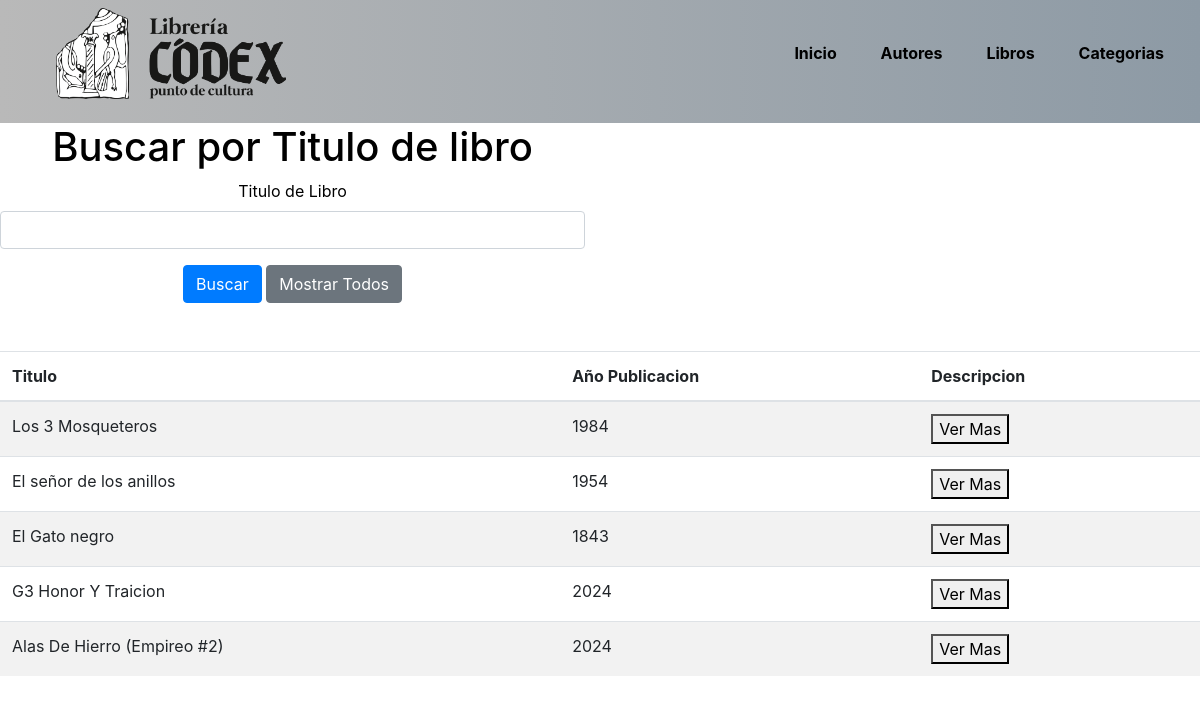
The app's page /libros/ with its own data.
### appWeb/models.py (models this page shows, shortened)
class Navbar(models.Model):
    id_navbar = models.AutoField(db_column= "idNavbar", primary_key= True )
    enlac = models.CharField(max_length=50)
    url = models.CharField(max_length=100)

class Libros(models.Model):
    titulo = models.CharField(max_length=150)
    annioPublicacion = models.IntegerField()
    descripcion = models.TextField()

### appWeb/views.py (the view, shortened to what this page needs)
# urls.py: path('libros/', libros,name='libros'),
def libros(request):
    Navbars = Navbar.objects.all()
    Titulonav = TituloNav.objects.all()
    Libro = Libros.objects.all()
    form = BuscarLibro()
    context = {
        "Navbars": Navbars,
        "Titulonav": Titulonav,
        "Libro" : Libro
    }
    return render(request, 'core/libros.html', context)

### appWeb/templates/core/libros.html (shortened to what this page needs)
<!DOCTYPE html>
<html lang="es">
{% load static %}
<head>
  <link rel="stylesheet" href="https://cdn.jsdelivr.net/npm/bootstrap@4.6.2/dist/css/bootstrap.min.css"
>
  <link rel="stylesheet" href="{% static 'styles.css' %}">
</head>
<body>
  <header>
    <nav class = "navbar">
      <ul>
        <a href="{% url 'index' %}"><img src="{% static 'images/logo.jpg' %}" alt="" class="img-logo"></a>
      </ul>
      <ul>
        {%for Navbar in Navbars %}
        <li>
          <a href={{Navbar.url}}>
            {{Navbar.enlac}}
        </li>
        {%endfor%}
      </ul>
    </nav>
  </header>
  <div class="conteiner-fluid">
    <div class="row">
      <div class="col-lg-6">
        <form id="searchForm" method="post" class="mb-4">
          <div class="form-group">
            <h1>Buscar por Titulo de libro</h1>
            <label for="title">Titulo de Libro</label>
            <input type="text" class="form-control" id="title" name="title">
          </div>
          <button type="submit" class="btn btn-primary">Buscar</button>
          <a href="{% url 'libros' %}" class="btn btn-secondary">Mostrar Todos</a>
        </form>
      </div>
    </div>
  </div>
  <table class="table table-striped mt-4">
    <thead>
      <th>Titulo</th>
      <th>Año Publicacion</th>
      <th>Descripcion</th>
    </thead>
    <tbody>
      {% for lib in Libro %}
      <tr>
        <td scope="col">{{lib.titulo}}</td>
        <td scope="col">{{lib.annioPublicacion}}</td>
        <td scope="col"><button class="verMas" data-titulo="{{lib.titulo}}" data-año="{{lib.annioPublicacion}}"
            data-descripcion="{{lib.descripcion}}">Ver Mas</button></td>
      </tr>
      {% endfor %}
    </tbody>
  </table>
</body>
</html>

### appWeb/static/styles.css (style rules this page uses)
.img-logo { max-width: 100%; max-width: 230px; }
nav { display: flex; align-items: center; justify-content: space-between; padding-top: 20px; padding-left: 5%; padding-right: 5%; font-weight: bold; background: linear-gradient(to right, #b9b9b9, #8d9aa5); }
ul li { display: inline-block; padding: 0px 20px; text-decoration: none; }
a { color: #000; text-decoration: none; }
.form-group h1 { color: #000; }
.form-group label { color: #000; }
.col-lg-6 { color: #000; text-align: center; background-color: #fff; }

### records on screen
Navbar: enlac "Inicio"
Navbar: enlac "Autores"
Navbar: enlac "Libros"
Navbar: enlac "Categorias"
Libros: titulo "Los 3 Mosqueteros", annioPublicacion "1984"
Libros: titulo "El señor de los anillos", annioPublicacion "1954"
Libros: titulo "El Gato negro", annioPublicacion "1843"
Libros: titulo "G3 Honor Y Traicion", annioPublicacion "2024"
Libros: titulo "Alas De Hierro (Empireo #2)", annioPublicacion "2024"
